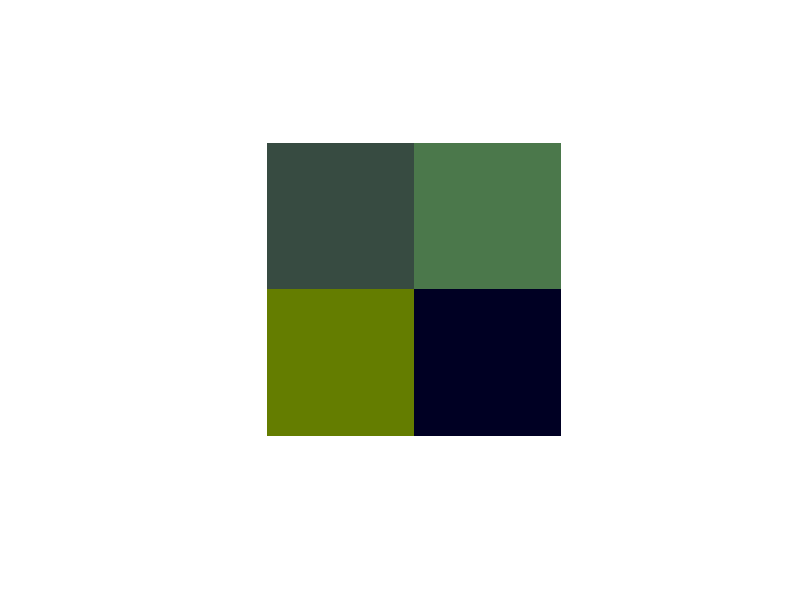

Here is the MATLAB script that generated this plot:
%Different shades of my favorite color

for i=1:500
    for j=1:500
        if i<=100 || i>400
            image_R(i,j)=255;
            image_G(i,j)=255;
            image_B(i,j)=255;
        end
        if j<=100 || j>400
            image_R(i,j)=255;
            image_G(i,j)=255;
            image_B(i,j)=255;
        end
        
        if i>100&&i<=250&&j>100&&j<=250
            image_R(i,j)=55;
            image_G(i,j)=75;
            image_B(i,j)=65;
        end
        
        if i>250&&i<=400&&j>100&&j<=250
            image_R(i,j)=100;
            image_G(i,j)=125;
            image_B(i,j)=0;
        end
        
        if i>250&&i<=400&&j>250&&j<=400
            image_R(i,j)=0;
            image_G(i,j)=0;
            image_B(i,j)=35;
        end
        
        if i>100&&i<=250&&j>250&&j<=400
            image_R(i,j)=75;
            image_G(i,j)=120;
            image_B(i,j)=75;
        end
    end
end

image=zeros(500,500,3);
image(:,:,1)=image_R;
image(:,:,2)=image_G;
image(:,:,3)=image_B;
image=uint8(image);
imshow(image)
imwrite(image,'color.jpg')